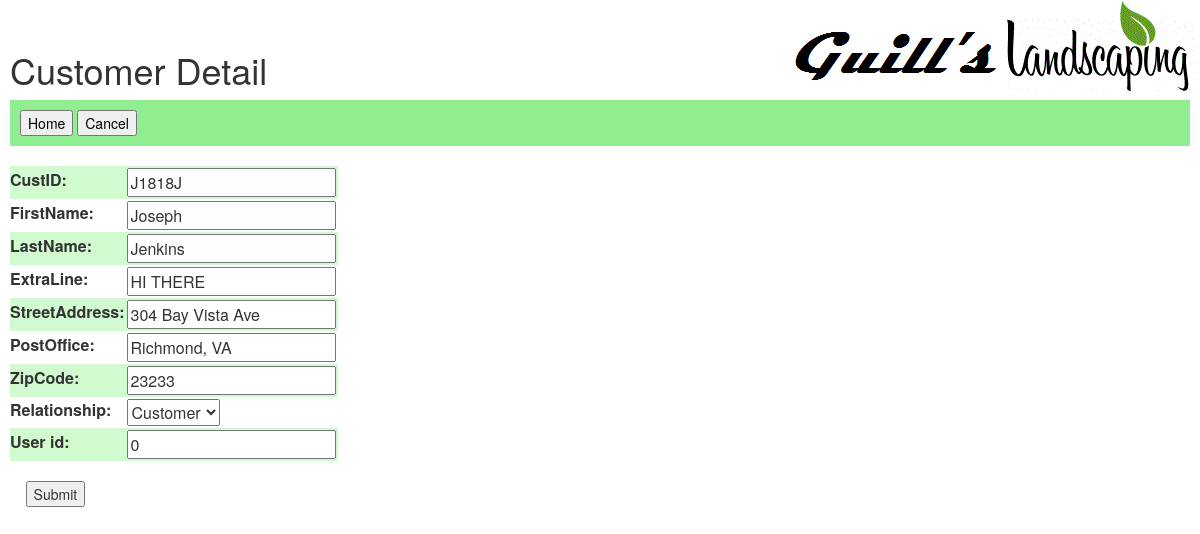
Screenshot of /hort/cust_detail/1/ (signed in) with the database file from the repository.
### hort/models.py (models this page shows, shortened)
class Customer(models.Model):
    SUPPLIER = 'SUP'
    CUSTOMER = 'CUS'
    INVESTOR = 'INV'
    OWNER = 'OWN'
    EMPLOYEE = 'EMP'
    RELATIONSHIP_CHOICES = ((SUPPLIER, 'Supplier'), (CUSTOMER, 'Customer'), (INVESTOR, 'Investor'),(OWNER, 'Owner'),(EMPLOYEE, 'Employee'),)
    CustID = models.CharField(max_length=20)
    FirstName = models.CharField(max_length=50, blank=True)
    LastName = models.CharField(max_length=50)
    ExtraLine = models.CharField(max_length=75, blank=True)
    StreetAddress = models.CharField(max_length=75)
    PostOffice = models.CharField(max_length=50)
    ZipCode = models.CharField(max_length=10)
    Relationship = models.CharField(max_length=3, choices=RELATIONSHIP_CHOICES, default=CUSTOMER)
    User_id = models.IntegerField(default=0)

### hort/views.py (the view)
# urls.py: url(r'^cust_detail/(?P<customer_id>[0-9]+)/$', views.cust_detail, name='cust_detail'),
@login_required
def cust_detail(request, customer_id):
    print("customer_id = " + customer_id)
    if int(customer_id) == 0 and request.method != 'POST':
        form = CustomerForm()
        return render(request, 'hort/cust_detail.html', {'form': form})
    if request.method == 'POST':
        if int(customer_id) == 0:
            form = CustomerForm(request.POST)
        else:
            form = CustomerForm(request.POST, instance=Customer.objects.get(id=customer_id))
        if form.is_valid():
            cid = request.POST.get('CustID')
            print(cid)
            a = Customer.objects.filter(CustID=cid).count()
            print(a)
            if (int(customer_id) == 0 and a > 0):
                print("Duplicate CustID: " + cid)
            else:
                form.save(commit=True)
            return cust_list(request)
        else:
            print(form.errors)
    else:
        form = CustomerForm(instance=Customer.objects.get(id=customer_id))
    return render(request, 'hort/cust_detail.html', {'form': form})

### hort/forms.py
class CustomerForm(ModelForm):
    class Meta:
        model = Customer
        fields = '__all__'

### hort/templates/hort/cust_detail.html (shortened to what this page needs)
{% load staticfiles %}
<link href="{% static 'bootstrap/css/bootstrap.css' %}" rel="stylesheet" type="text/css"/>
<link rel="stylesheet" type="text/css" href="{% static 'hort/style.css' %}" />
<h1>Customer Detail</h1>
<div style="background-color:lightgreen; color:black; padding:10px;">
<button type="button" onclick="location.href='/hort/'">Home</button>
<button type="button" onclick="location.href='/hort/cust_list/'">Cancel</button>
</div>
<body style="margin:10px;">
<br>
<form action="cust_update/" method="post">
<table>
    {{ form }}
</table>
<br>
&nbsp;&nbsp;&nbsp;&nbsp;<input type="submit" value="Submit" />
</form>
</body>

### hort/static/hort/style.css (style rules this page uses)
body { background: white url("images/hort.gif") no-repeat right top; }
td { padding: 2; vertical-align: top; }
tr:nth-child(odd) { background-color: hsl(120, 80%, 90%); }

### rows the page displays
Customer: CustID "J1818J", FirstName "Joseph", LastName "Jenkins", ExtraLine "HI THERE", StreetAddress "304 Bay Vista Ave", PostOffice "Richmond, VA", ZipCode "23233", Relationship "Customer", User_id "0"
